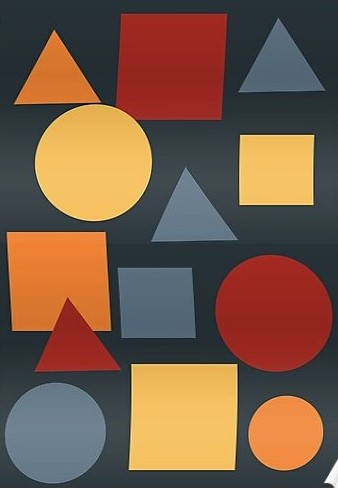
#> input picture assets/shape.jpg, 338 x 488 px
$ python shapedetector.py
#> lines starting #> are read from the running program, lines starting #| are printed output that depends on the picture; after the words box and inside, x2 and y2 are one past the last pixel; in counts of white or black regions, pixels touching at a corner belong together
# Contours / Shape Detection

import cv2
import cvzone
import numpy as np

def getContours(img):

    # To find contours
    # parameter -> frame, method, method
    contours, Hierarchy = cv2.findContours(img, cv2.RETR_EXTERNAL, cv2.CHAIN_APPROX_NONE)

    # find the edges
    for cnt in contours:
        area = cv2.contourArea(cnt)
        print(area)

        # Draw contours
        # Parameter -> frame, contour, contour index, color, and thickness
        # -1 because we want draw all the contour
        # cv2.drawContours(imgContour, cnt, -1, (255,0,0), 3)

        # Check the minimum area give a threshold
        # So if you cannot detect any noise of the images

        # if area:
        if area > 200:
            cv2.drawContours(imgContour, cnt, -1, (255,0,0), 3)

            # Calculate the curve length
            # to help aproximate the edges of the area
            params = cv2.arcLength(cnt, True)
            # print(params)

            # Calculate how many corner are we have
            approx = cv2.approxPolyDP(cnt, 0.02*params, True)

            # It will display approx how many corner are we have
            print(len(approx))
            objCor = len(approx)

            # Create a boundingBox
            # it will x,y, width, height of the object
            x , y , w, h = cv2.boundingRect(approx)
            objectType = ""
            if objCor == 3:
                objectType = "Tri"

            # If the shape is circle, circle probably has a lot of object corner
            elif objCor >7 :
                objectType = "Circle"
            elif objCor == 4:
                # There is 2 possibility in this case between square or rect
                # if the aspect ratio == 1 (or maybe a little bit more or lesser ) it square, other than that is rectangle
                aspectRatio = w/float(h)
                if aspectRatio > 0.95 and aspectRatio <1.05:
                    objectType = "Square"
                else:
                    objectType = "Rect"

            else:
                objectType = "Dont know"


            # After we found the boundingRect tangle location of the contours,
            # we will draw a rectangle between it
            # and then try to run let see if there is a new rectangle between the object
            cv2.rectangle(imgContour, (x,y), (x+w, y+h), (0,0,255), 2)

            # We will place a text in the center of the object
            cv2.putText(imgContour, objectType,(x + (w//2) -10, y+(h//2) -10 ), cv2.FONT_HERSHEY_COMPLEX, 0.5, (0,255,255), 2)


img = cv2.imread('assets/shape.jpg')
#> img is the input picture: shape (488, 338, 3); mean B, G, R 70.4, 90, 119.4
imgContour = img.copy()

imgGrayScale = cv2.cvtColor(img, cv2.COLOR_BGR2GRAY)
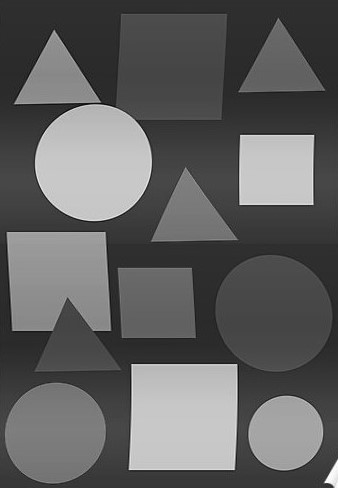
#> imgGrayScale: shape (488, 338); min 5, max 255, mean 96.5

# Parameter for imgBlur -> the picture, the kernel, the sigma
imgBlur = cv2.GaussianBlur(imgGrayScale, (7,7), 1)

# Parameter for Canny -> frame, threshold,
# create an image canny that will return the black and white using threshold
imgCanny = cv2.Canny(imgBlur, 50,50)
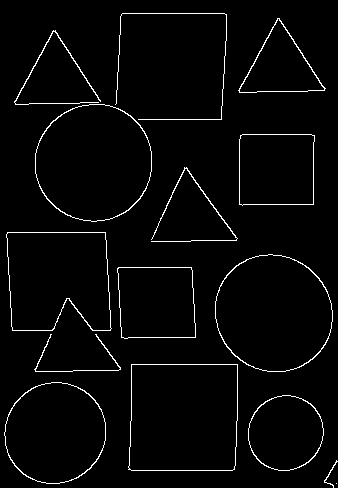
#> imgCanny: shape (488, 338); 2.7% white in thin lines or dots
getContours(imgCanny)
#> in getContours, `contours, Hierarchy = cv2.findContours(img, cv2.RETR_EXTERNAL, cv2.CHA..`: contours = 15 contours, 3 with area under 20; largest, box (x1, y1, x2, y2) and area: (128, 364, 238, 471) 11231, (215, 254, 333, 372) 10770, (35, 104, 152, 222) 10756, (6, 232, 112, 331) 9042, (4, 382, 106, 484) 8030
#> the loop in getContours, `for cnt in contours:` made 15 passes
#> (area, params, approx, objCor, x, y, w, h) on passes 5, 7, 11: (11231, 426.1, [[131, 364], [128, 469], [234, 469], [237, 364]], 4, 128, 364, 110, 106), (5196.5, 291.6, [[117, 268], [121, 337], [195, 337], [191, 267]], 4, 117, 267, 79, 71), (5180, 288.5, [[240, 135], [239, 204], [313, 204], [314, 135]], 4, 239, 135, 76, 70)
#> (area, params, approx, objCor, x, y, w, h) on pass 14: (3275.5, 269.9, [[238, 90], [325, 88], [277, 18]], 3, 238, 18, 88, 73)
#| 0.0
#| 16.0
#| 4422.0
#| 8
#| 8030.5
#| 8
#| 11231.0
#| 4
#| 41.0
#| 5196.5
#> (further printed lines are left out)
#> after the loop in getContours, `for cnt in contours:`:
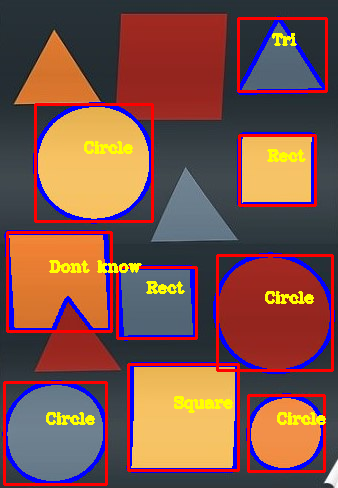
#> imgContour: shape (488, 338, 3); 13.48% of pixels changed, all inside (x1, y1, x2, y2) = (2, 16, 335, 486)

# Create a stack image
imgStack1 = cvzone.stackImages([img,imgGrayScale],2, 1)
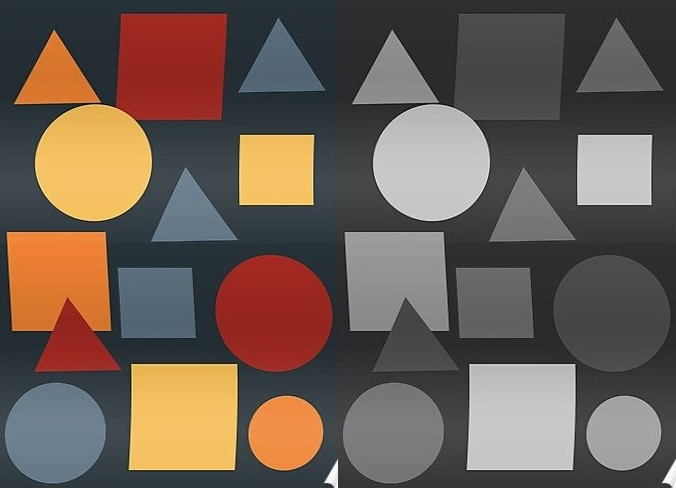
#> imgStack1: shape (488, 676, 3); mean B, G, R 83.5, 93.2, 108
imgStack2 = cvzone.stackImages([imgStack1,imgCanny],2, 1)
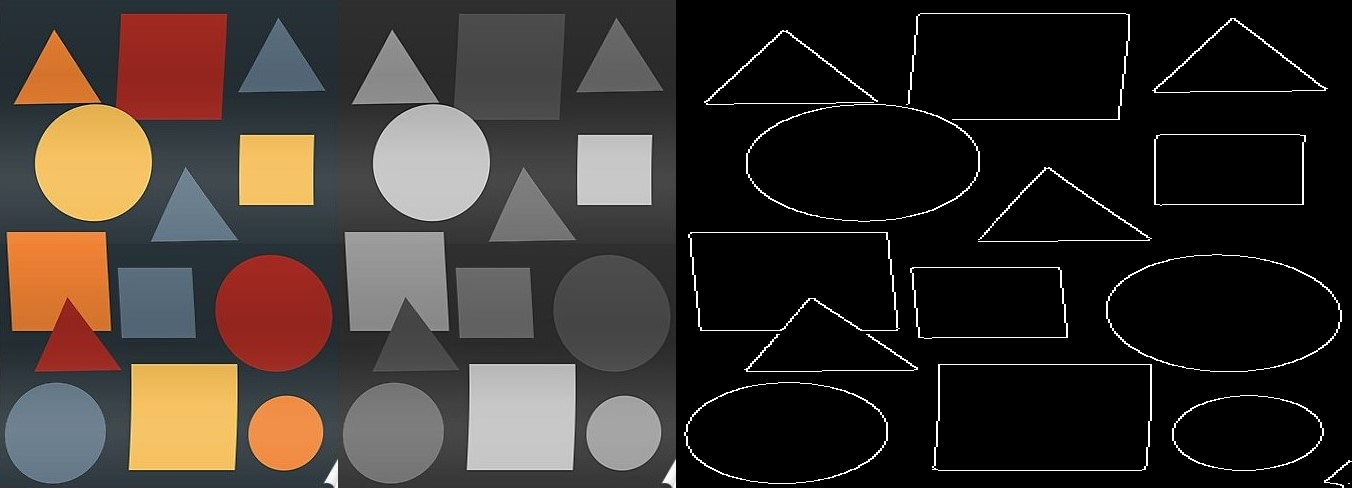
#> imgStack2: shape (488, 1352, 3); mean B, G, R 45.2, 50.1, 57.5
imgStack3 = cvzone.stackImages([imgStack2,imgBlur],2, 1)
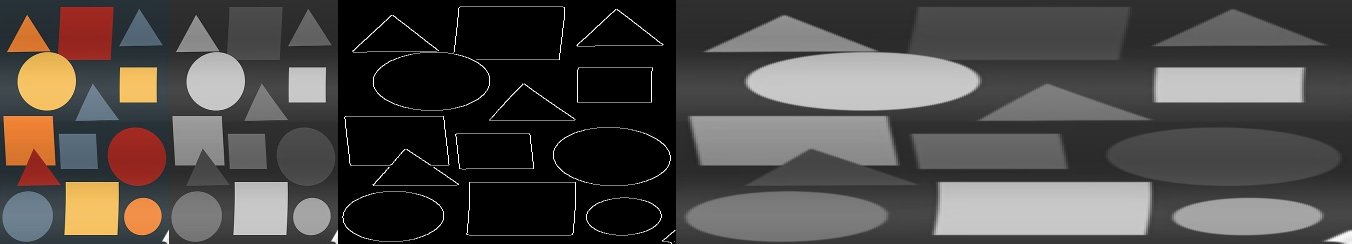
#> imgStack3: shape (488, 2704, 3) (shown at 1/2 size); mean B, G, R 70.9, 73.3, 77
imgStack = cvzone.stackImages([imgStack3,imgContour],2, 1)
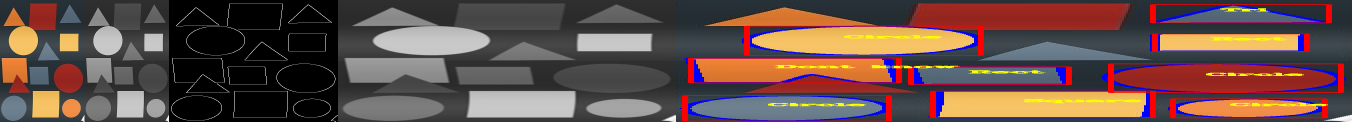
#> imgStack: shape (488, 5408, 3) (shown at 1/4 size); mean B, G, R 72.5, 78.1, 101.1


cv2.resize(imgStack, (300,100))


# cv2.imshow("Original Picture", img)
# cv2.imshow("Blue Picture", imgGrayScale)
# cv2.imshow("Blue Picture", imgBlur)
cv2.imshow("Stack Picture", imgStack)


cv2.waitKey(0)
